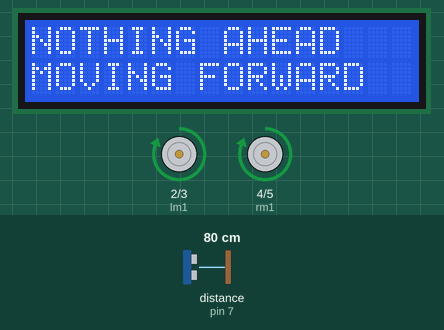
The sketch below on a simulated Arduino Uno, built with avr-gcc and run on an emulated ATmega328P. Parts: 16×2 character LCD, motor-driver pin pairs drawn as motors (green arrow = first pin HIGH = forward, orange = second pin HIGH = backward, longer = more drive). Wiring (inferred from the names in the program): ultrasonic range finder: trigger pin 6; echo pin 7. The inputs (shaded band) are chosen by the test bench; at power-on: distance to the obstacle (sensor on pin 7) 80 cm. The echo pulse lasts 58.3 µs per cm; what the sketch prints to the serial monitor is not drawn.

Above: at 1.2 s.
1.3 s: distance to the obstacle (sensor on pin 7) set to 23 cm
3.2 s: distance to the obstacle (sensor on pin 7) set to 18 cm
At 4.5 s:
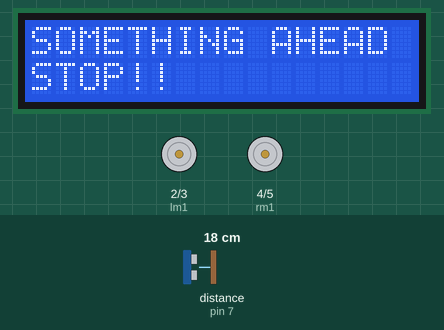
At 7.0 s:
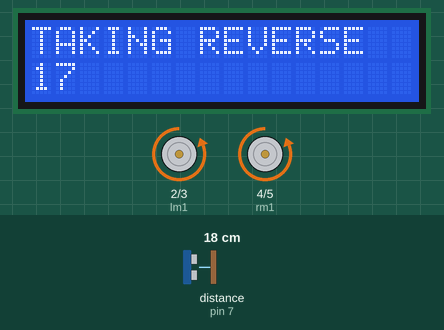
7.3 s: distance to the obstacle (sensor on pin 7) set to 35 cm
At 8.9 s:
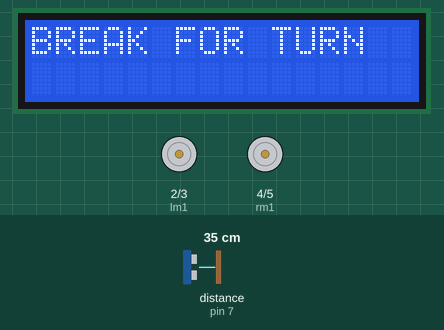
Timing chart, 0 to 11.6 s (numbered marks = the images above; inputs shaded):
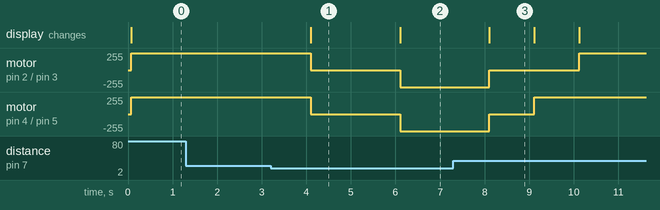

Measured:
- the behaviour switches between 21 and 20 cm on distance to the obstacle (sensor on pin 7) (found by bisection; images 0 and 1)
- after the input at 1.3 s, every drawn part: stays the same
- after the input at 3.2 s, motor on pin 2 (lm1) / pin 3 (lm2), motor on pin 4 (rm1) / pin 5 (rm2): forward 255/255 → stopped after 0.90 s, → backward 255/255 2.0 s later; the display: changes after 0.90 s (image 1)
- after the input at 7.3 s, motor on pin 4 (rm1) / pin 5 (rm2): goes on until 9.1 s, then stays forward 255/255
- what the display in image 1 shows lasts 2.0 s, from 4.1 s to 6.1 s
- what the display in image 3 shows lasts 1.0 s, from 8.1 s to 9.1 s

The sketch:

robot_obstacle_avoidance1.ino
```cpp
// This code is for a OBSTACLE AVOIDING ROBOT

#include <LiquidCrystal.h>

LiquidCrystal lcd(8, 9, 10, 11, 12, 13);

long cm, duration;
const int echoPin = 7;
const int trigPin = 6;

const int lm1 = 2;
const int lm2 = 3;
const int rm1 = 4;
const int rm2 = 5;

// Above is the motor driver pin connection. lm1, lm2, rm1 and
//rm2 are the digital input pins from arduino to the motor driver.

void setup()
{
  pinMode(lm1, OUTPUT);
  pinMode(lm2, OUTPUT);
  pinMode(rm1, OUTPUT);
  pinMode(rm2, OUTPUT);

  pinMode(trigPin, OUTPUT);
  pinMode(echoPin, INPUT);

  Serial.begin(9600);
  lcd.begin(16, 2);
}

void loop()
{

  // the distance ahead using an ultrasonic sensor
  digitalWrite(trigPin, LOW);
  delayMicroseconds(2);
  digitalWrite(trigPin, HIGH);
  delayMicroseconds(5);
  digitalWrite(trigPin, LOW);
  duration = pulseIn(echoPin, HIGH);

// converting the time into a distance in Centimetre

   cm = duration*0.034/2;

  if(cm < 20)
  {
    stop_bot();
    delay(2000);

    go_back();
    delay(2000);

    stop_again();
    delay(1000);

    go_left();
    delay(1000);
  }

  else
  {
    go_straight();
    delay(1000);
  }

// For Serial Monitor
Serial.print("Distance:CM ");
Serial.println(cm);

}

//  Here are the functions that are used in the program

void go_straight()
{
lcd.setCursor(0,0);
lcd.print("NOTHING AHEAD");
lcd.setCursor(0,1);
lcd.print("MOVING FORWARD");

  digitalWrite(lm1,HIGH);
  digitalWrite(lm2,LOW);
  digitalWrite(rm1,HIGH);
  digitalWrite(rm2,LOW);
}
void go_back()
{
lcd.clear();
lcd.setCursor(0,0);
lcd.print("TAKING REVERSE");
lcd.setCursor(0,1);
lcd.print(cm);

  digitalWrite(lm2,HIGH);
  digitalWrite(lm1,LOW);
  digitalWrite(rm2,HIGH);
  digitalWrite(rm1,LOW);
}
void stop_bot()
{
lcd.clear();
lcd.setCursor(0,0);
lcd.print("SOMETHING AHEAD");
lcd.setCursor(0,1);
lcd.print("STOP!!");

  digitalWrite(lm1,LOW);
  digitalWrite(lm2,LOW);
  digitalWrite(rm1,LOW);
  digitalWrite(rm2,LOW);
}
void stop_again()
{
lcd.clear();
lcd.setCursor(0,0);
lcd.print("BREAK FOR TURN");

  digitalWrite(lm1,LOW);
  digitalWrite(lm2,LOW);
  digitalWrite(rm1,LOW);
  digitalWrite(rm2,LOW);
}

void go_left()
{
lcd.clear();
lcd.setCursor(0,0);
lcd.print("TURNING LEFT");
lcd.setCursor(0,1);
lcd.print(cm);

  digitalWrite(lm1,LOW);
  digitalWrite(lm2,LOW);
  digitalWrite(rm1,HIGH);
  digitalWrite(rm2,LOW);
}

void go_right()
{
lcd.clear();
lcd.setCursor(0,0);
lcd.print("TURNING RIGHT");
lcd.setCursor(0,1);
lcd.print(cm);

  digitalWrite(lm1,HIGH);
  digitalWrite(lm2,LOW);
  digitalWrite(rm1,LOW);
  digitalWrite(rm2,LOW);
}
```
